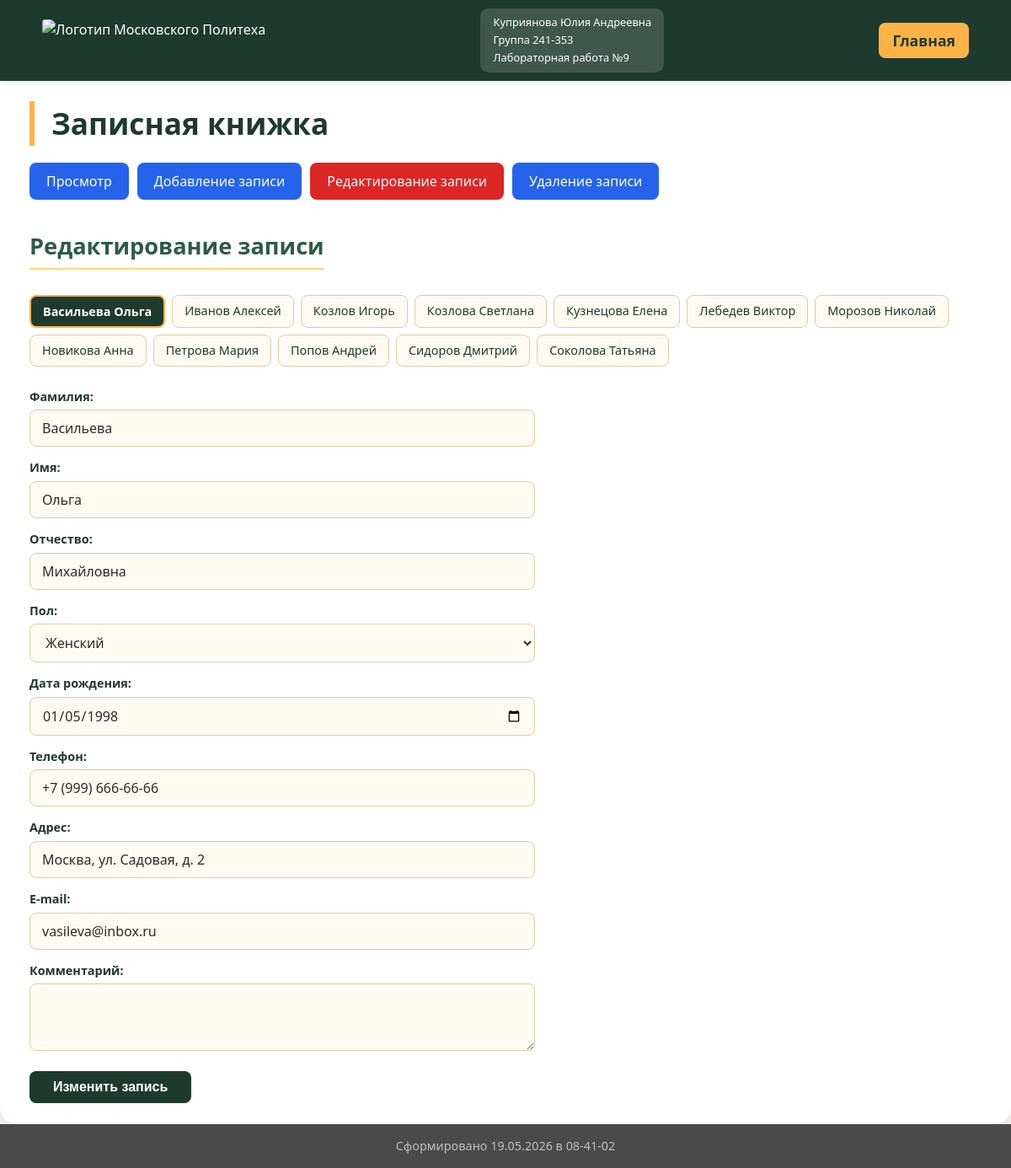
Page /?p=edit on the committed database.
### tables this page shows
CREATE TABLE IF NOT EXISTS friends (
    id          INT          NOT NULL AUTO_INCREMENT PRIMARY KEY,   
    surname     VARCHAR(100) NOT NULL,         
    name        VARCHAR(100) NOT NULL,         
    patronymic  VARCHAR(100) DEFAULT '',       
    gender      CHAR(1)      DEFAULT 'М',      
    birthdate   DATE,                          
    phone       VARCHAR(30)  DEFAULT '',       
    address     VARCHAR(255) DEFAULT '',       
    email       VARCHAR(150) DEFAULT '',       
    comment     TEXT         DEFAULT ''        
);

### edit.php (the view, shortened to what this page needs)
<?php
$mysqli = mysqli_connect('localhost', 'root', '', 'friends');
$currentROW = [];
if (!$currentROW) {
    $sql_res = mysqli_query($mysqli, 'SELECT * FROM friends ORDER BY surname ASC, name ASC LIMIT 0, 1');
    $currentROW = mysqli_fetch_assoc($sql_res) ?: [];
}
$sql_res = mysqli_query($mysqli, 'SELECT id, surname, name FROM friends ORDER BY surname ASC, name ASC');
?>
<h2>Редактирование записи</h2>
<?php if (!mysqli_errno($mysqli)) : ?>
    <div id="edit_links">
        <?php while ($row = mysqli_fetch_assoc($sql_res)) : ?>
            <?php if ($currentROW && $currentROW['id'] == $row['id']) : ?>
                <div class="current-link"><?= htmlspecialchars($row['surname'] . ' ' . $row['name']) ?></div>
            <?php else : ?>
                <a href="?p=edit&id=<?= $row['id'] ?>"><?= htmlspecialchars($row['surname'] . ' ' . $row['name']) ?></a>
            <?php endif; ?>
        <?php endwhile; ?>
    </div>
    <?php if ($currentROW) : ?>
        <form name="form_edit" method="post" action="?p=edit&id=<?= $currentROW['id'] ?>">
            <div class="form-group">
                <label for="surname">Фамилия:</label>
                <input type="text" name="surname" id="surname"
                       value="<?= htmlspecialchars($currentROW['surname']) ?>" required>
            </div>
            <div class="form-group">
                <label for="name">Имя:</label>
                <input type="text" name="name" id="name"
                       value="<?= htmlspecialchars($currentROW['name']) ?>" required>
            </div>
            <div class="form-group">
                <label for="patronymic">Отчество:</label>
                <input type="text" name="patronymic" id="patronymic"
                       value="<?= htmlspecialchars($currentROW['patronymic']) ?>">
            </div>
            <div class="form-group">
                <label for="gender">Пол:</label>
                <select name="gender" id="gender">
                    <option value="Ж" <?= $currentROW['gender'] == 'Ж' ? 'selected' : '' ?>>Женский</option>
                </select>
            </div>
            <div class="form-group">
                <label for="birthdate">Дата рождения:</label>
                <input type="date" name="birthdate" id="birthdate"
                       value="<?= htmlspecialchars($currentROW['birthdate']) ?>">
            </div>
            <div class="form-group">
                <label for="phone">Телефон:</label>
                <input type="tel" name="phone" id="phone"
                       value="<?= htmlspecialchars($currentROW['phone']) ?>">
            </div>
            <div class="form-group">
                <label for="address">Адрес:</label>
                <input type="text" name="address" id="address"
                       value="<?= htmlspecialchars($currentROW['address']) ?>">
            </div>
            <div class="form-group">
                <label for="email">E-mail:</label>
                <input type="email" name="email" id="email"
                       value="<?= htmlspecialchars($currentROW['email']) ?>">
            </div>
            <div class="form-group">
                <label for="comment">Комментарий:</label>
                <textarea name="comment" id="comment"><?= htmlspecialchars($currentROW['comment']) ?></textarea>
            </div>
            <input type="submit" name="button" value="Изменить запись" class="btn-submit">
        </form>
    <?php else : ?>
        <p class="info-msg">Записей пока нет.</p>
    <?php endif; ?>
<?php else : ?>
    <p class="error-msg">Ошибка базы данных.</p>
<?php endif; ?>

### styles.css (style rules this page uses)
* { margin: 0; padding: 0; box-sizing: border-box; }
body { font-family: 'Segoe UI', Tahoma, Geneva, Verdana, sans-serif; background-color: #f5f0e8; color: #2c2c2c; line-height: 1.5; padding-top: 80px; min-height: 100vh; display: flex; flex-direction: column; }
h2 { color: #2e5a48; margin-top: 25px; margin-bottom: 15px; font-size: 1.7rem; border-bottom: 2px solid #ffd966; display: inline-block; padding-bottom: 5px; }
form { max-width: 600px; margin-top: 20px; }
.form-group { display: flex; flex-direction: column; margin-bottom: 14px; }
.form-group label { font-size: 0.9rem; font-weight: 600; color: #1e3a2f; margin-bottom: 5px; }
.form-group input[type="text"], .form-group input[type="tel"], .form-group input[type="email"], .form-group input[type="date"], .form-group select, .form-group textarea { width: 100%; padding: 10px 14px; border: 1px solid #ddcfa0; border-radius: 8px; font-family: inherit; font-size: 1rem; background-color: #fffaf2; color: #2c2c2c; transition: border-color 0.2s ease; }
.form-group textarea { min-height: 80px; resize: vertical; }
.btn-submit { padding: 10px 28px; background-color: #1e3a2f; color: white; border: none; border-radius: 8px; font-size: 1rem; font-weight: 600; cursor: pointer; margin-top: 10px; transition: background-color 0.2s ease; }
#edit_links, #delete_links { display: flex; flex-wrap: wrap; gap: 8px; margin: 15px 0 25px 0; }
#edit_links a, #delete_links a { display: inline-block; padding: 7px 14px; background-color: #fffaf2; border: 1px solid #ddcfa0; border-radius: 8px; text-decoration: none; color: #1e3a2f; font-size: 0.9rem; transition: background-color 0.2s ease; }
#edit_links .current-link { display: inline-block; padding: 7px 14px; background-color: #1e3a2f; color: white; border-radius: 8px; font-size: 0.9rem; font-weight: 600; border: 2px solid #ffb347; }

### rows in the picture
friends: surname+name "Васильева Ольга", surname "Васильева", name "Ольга", patronymic "Михайловна", gender "Женский", birthdate "01/05/1998", phone "+7 (999) 666-66-66", address "Москва, ул. Садовая, д. 2", email "vasileva@inbox.ru"
friends: surname+name "Иванов Алексей"
friends: surname+name "Козлов Игорь"
friends: surname+name "Козлова Светлана"
friends: surname+name "Кузнецова Елена"
friends: surname+name "Лебедев Виктор"
friends: surname+name "Морозов Николай"
friends: surname+name "Новикова Анна"
friends: surname+name "Петрова Мария"
friends: surname+name "Попов Андрей"
friends: surname+name "Сидоров Дмитрий"
friends: surname+name "Соколова Татьяна"
